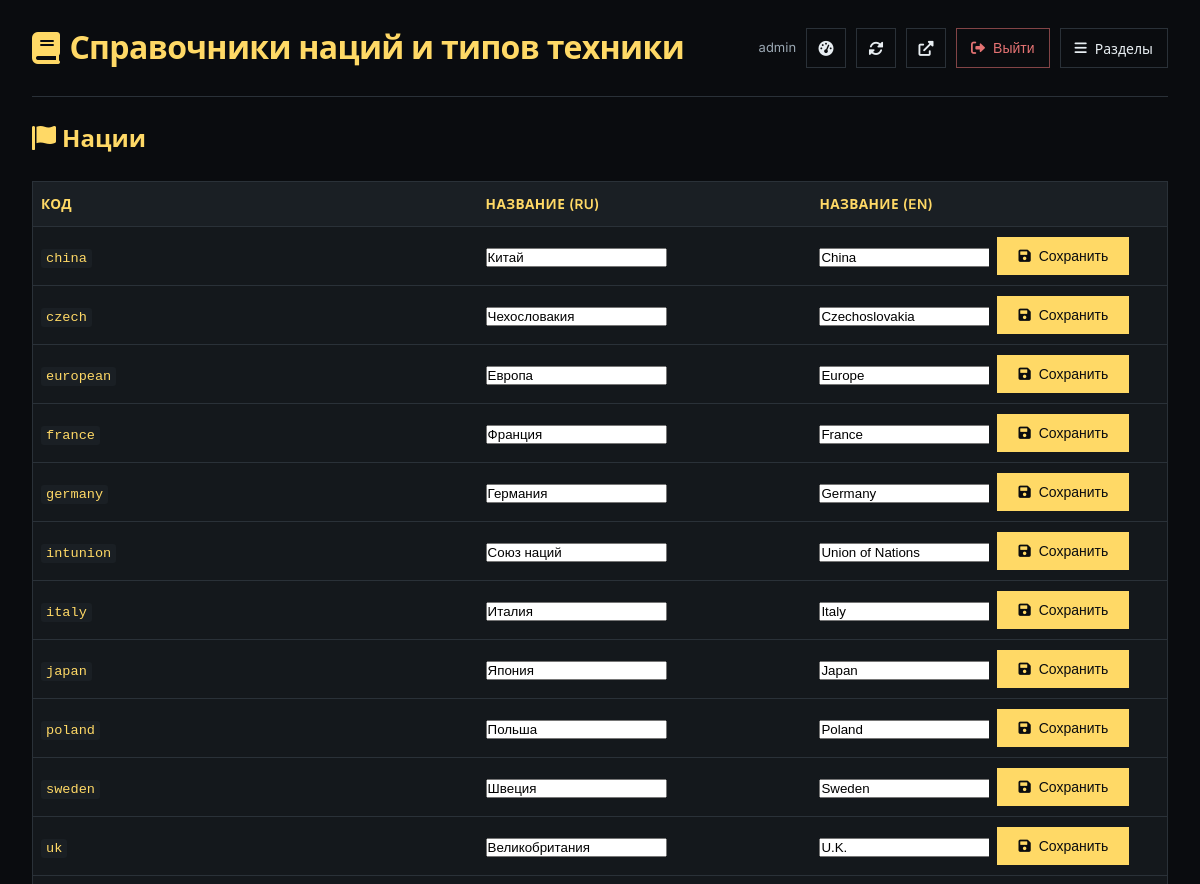
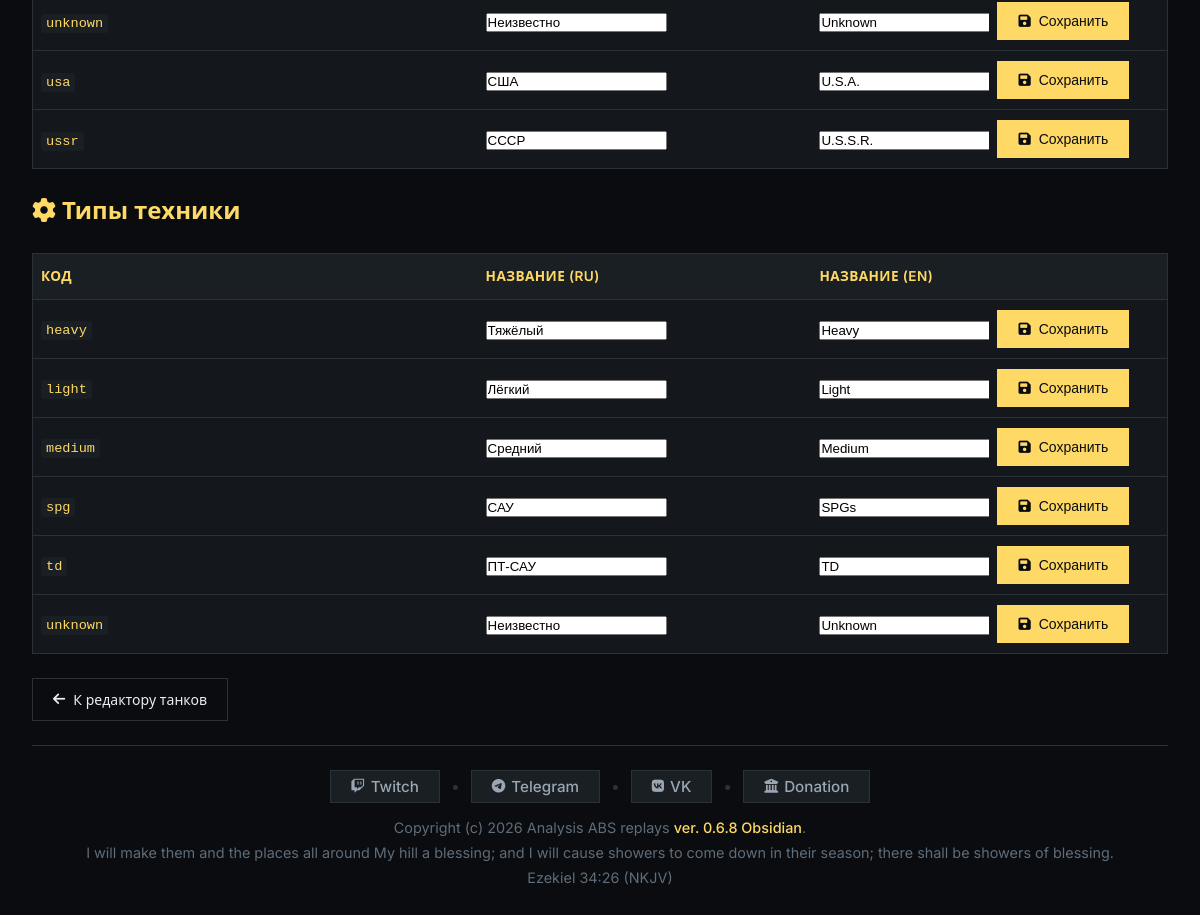
The app's page /admin/dictionaries.php (signed in) with its own data (2 pictures, top to bottom).
### tables this page shows
CREATE TABLE `nation_labels` (
  `nation_code` varchar(40) NOT NULL,
  `display_name_ru` varchar(128) NOT NULL,
  `display_name_en` varchar(128) NOT NULL DEFAULT '',
  PRIMARY KEY (`nation_code`)
);

CREATE TABLE `tank_type_labels` (
  `type_code` varchar(40) NOT NULL,
  `display_name_ru` varchar(128) NOT NULL,
  `display_name_en` varchar(128) NOT NULL DEFAULT '',
  PRIMARY KEY (`type_code`)
);

### admin/includes/auth.php (called while the page is built, shortened)
<?php
function admin_user() {
    return [
        'id' => (int) $_SESSION['admin_user_id'],
        'username' => $_SESSION['admin_username'] ?? '',
        'role' => $_SESSION['admin_role'] ?? 'user',
    ];
}

### config/config_db.php (called while the page is built)
<?php
return [
    'host' => 'localhost',
    'database' => 'chadow',
    'username' => 'chadow',
    'password' => 'hZ2wF3jR2mdL4wE0!',
    'charset' => 'utf8mb4',
    'collation' => 'utf8mb4_unicode_ci',
    'options' => [
        PDO::ATTR_ERRMODE => PDO::ERRMODE_EXCEPTION,
        PDO::ATTR_DEFAULT_FETCH_MODE => PDO::FETCH_ASSOC,
        PDO::ATTR_EMULATE_PREPARES => false,
    ]
];

### config/database.php (called while the page is built, shortened)
<?php
require_once __DIR__ . '/config_db.php';
class Database {
    private static $instance = null;
    private $connection;
    private $config;
    private function __construct() {
        $this->config = require __DIR__ . '/config_db.php';
    }
    public static function getInstance() {
        if (self::$instance === null) {
            self::$instance = new self();
        }
        return self::$instance;
    }
    private function connect() {
        try {
            $dsn = "mysql:host={$this->config['host']};dbname={$this->config['database']};charset={$this->config['charset']}";
            $this->connection = new PDO(
                $dsn,
                $this->config['username'],
                $this->config['password'],
                $this->config['options']
            );
            $this->connection->exec("SET time_zone = '+00:00'");
        } catch (PDOException $e) {
            die("Ошибка подключения к базе данных: " . $e->getMessage());
        }
    }
    public function query($sql, $params = []) {
        $start = microtime(true);
        $stmt = $this->connection->prepare($sql);
        $stmt->execute($params);
        return $stmt;
    }
    public function fetchAll($sql, $params = []) {
        $stmt = $this->query($sql, $params);
        return $stmt->fetchAll();
    }
}

### admin/includes/bootstrap.php (called while the page is built, shortened)
<?php
$_root = dirname(__DIR__, 2);
require_once $_root . '/config/database.php';
require_once $_root . '/config/runtime_flags.php';
$db = Database::getInstance();
require_once __DIR__ . '/auth.php';

### config/runtime_flags.php (called while the page is built, shortened)
<?php
function chadow_env_flag(string $name, bool $default = false): bool
{
    $raw = getenv($name);
    if (!is_string($raw)) {
        return $default;
    }
    $value = strtolower(trim($raw));
    return in_array($value, ['1', 'true', 'yes', 'on'], true);
}
function chadow_runtime_schema_checks_enabled(): bool
{
    static $enabled = null;
    if ($enabled !== null) {
        return $enabled;
    }
    $enabled = chadow_env_flag('CHADOW_RUNTIME_SCHEMA_CHECKS', false);
    return $enabled;
}
function chadow_perf_logging_enabled(): bool
{
    static $enabled = null;
    if ($enabled !== null) {
        return $enabled;
    }
    $enabled = chadow_env_flag('CHADOW_PERF_LOG', false);
    return $enabled;
}

### admin/dictionaries.php (the view, shortened to what this page needs)
<?php
require_once __DIR__ . '/includes/bootstrap.php';
$_versionRaw = @file_get_contents(__DIR__ . '/../config/version.json');
$_versionData = $_versionRaw ? json_decode($_versionRaw, true) : null;
$appVersion = (is_array($_versionData) && !empty($_versionData['version'])) ? $_versionData['version'] : '3.4.4';
$db_error = null;
$nationLabelRows = [];
$tankTypeLabelRows = [];
try {
    $nationLabelRows = $db->fetchAll('SELECT nation_code, display_name_ru, display_name_en FROM nation_labels ORDER BY nation_code');
    $tankTypeLabelRows = $db->fetchAll('SELECT type_code, display_name_ru, display_name_en FROM tank_type_labels ORDER BY type_code');
} catch (Exception $e) {
    $db_error = $e->getMessage();
}
?>
<!DOCTYPE html>
<html lang="ru">
<head>
    <link rel="stylesheet" href="https://cdnjs.cloudflare.com/ajax/libs/font-awesome/6.0.0-beta3/css/all.min.css">
    <link rel="stylesheet" href="/admin/css/admin.css?v=<?php echo htmlspecialchars($appVersion); ?>">
</head>
<body class="dict-page">
    <div class="container">
        <div class="header">
            <h1>
                <i class="fas fa-book" style="color: #ffd966;"></i>
                Справочники наций и типов техники
            </h1>
            <?php $navCurrent = 'dictionaries'; include __DIR__ . '/includes/header_nav.php'; ?>
        </div>
        <?php if ($db_error !== null): ?>
            <div class="alert alert-danger">
                <i class="fas fa-exclamation-triangle"></i>
                Ошибка БД: <?php echo htmlspecialchars($db_error); ?>
            </div>
        <?php else: ?>
            <h2><i class="fas fa-flag"></i> Нации</h2>
            <div class="table-wrapper">
                <table class="dict-table" id="nationsTable">
                    <colgroup>
                        <col class="dict-col-code">
                        <col class="dict-col-name">
                        <col class="dict-col-name">
                        <col class="dict-col-actions">
                    </colgroup>
                    <thead>
                        <tr>
                            <th>Код</th>
                            <th>Название (RU)</th>
                            <th>Название (EN)</th>
                            <th></th>
                        </tr>
                    </thead>
                    <tbody>
                        <?php foreach ($nationLabelRows as $row): ?>
                            <tr data-code="<?php echo htmlspecialchars($row['nation_code']); ?>">
                                <td><code><?php echo htmlspecialchars($row['nation_code']); ?></code></td>
                                <td>
                                    <input type="text" name="display_name_ru"
                                           value="<?php echo htmlspecialchars($row['display_name_ru']); ?>"
                                           aria-label="Название RU для <?php echo htmlspecialchars($row['nation_code']); ?>">
                                </td>
                                <td>
                                    <input type="text" name="display_name_en"
                                           value="<?php echo htmlspecialchars($row['display_name_en'] ?? ''); ?>"
                                           aria-label="Название EN для <?php echo htmlspecialchars($row['nation_code']); ?>">
                                </td>
                                <td>
                                    <button type="button" class="btn btn-primary save-nation-btn">
                                        <i class="fas fa-save"></i> Сохранить
                                    </button>
                                </td>
                            </tr>
                        <?php endforeach; ?>
                    </tbody>
                </table>
            </div>
            <h2><i class="fas fa-cog"></i> Типы техники</h2>
            <div class="table-wrapper">
                <table class="dict-table" id="typesTable">
                    <colgroup>
                        <col class="dict-col-code">
                        <col class="dict-col-name">
                        <col class="dict-col-name">
                        <col class="dict-col-actions">
                    </colgroup>
                    <thead>
                        <tr>
                            <th>Код</th>
                            <th>Название (RU)</th>
                            <th>Название (EN)</th>
                            <th></th>
                        </tr>
                    </thead>
                    <tbody>
                        <?php foreach ($tankTypeLabelRows as $row): ?>
                            <tr data-code="<?php echo htmlspecialchars($row['type_code']); ?>">
                                <td><code><?php echo htmlspecialchars($row['type_code']); ?></code></td>
                                <td>
                                    <input type="text" name="display_name_ru"
                                           value="<?php echo htmlspecialchars($row['display_name_ru']); ?>"
                                           aria-label="Название RU для <?php echo htmlspecialchars($row['type_code']); ?>">
                                </td>
                                <td>
                                    <input type="text" name="display_name_en"
                                           value="<?php echo htmlspecialchars($row['display_name_en'] ?? ''); ?>"
                                           aria-label="Название EN для <?php echo htmlspecialchars($row['type_code']); ?>">
                                </td>
                                <td>
                                    <button type="button" class="btn btn-primary save-type-btn">
                                        <i class="fas fa-save"></i> Сохранить
                                    </button>
                                </td>
                            </tr>
                        <?php endforeach; ?>
                    </tbody>
                </table>
            </div>
            <p>
                <a href="/admin/tanks" class="btn"><i class="fas fa-arrow-left"></i> К редактору танков</a>
            </p>
        <?php endif; ?>
    </div>
    <?php include __DIR__ . '/includes/footer.php'; ?>
</body>
</html>

### admin/includes/header_nav.php (shortened to what this page needs)
<?php
$au = function_exists('admin_user') ? admin_user() : null;
$displayName = $au && !empty($au['username']) ? $au['username'] : '';
?>
<div class="header-controls header-controls--compact">
    <?php if ($displayName !== ''): ?>
        <span class="admin-header-user" title="Вы вошли как"><?php echo htmlspecialchars($displayName); ?></span>
    <?php endif; ?>
    <a href="/admin/dashboard" class="btn admin-header-icon-btn" title="Дашборд" aria-label="Дашборд">
        <i class="fas fa-tachometer-alt"></i>
    </a>
    <button type="button" class="btn admin-header-icon-btn" onclick="location.reload()" title="Обновить страницу" aria-label="Обновить страницу">
        <i class="fas fa-sync-alt"></i>
    </button>
    <a href="/" class="btn admin-header-icon-btn" title="На сайт" aria-label="На сайт">
        <i class="fas fa-external-link-alt"></i>
    </a>
    <form method="post" action="/admin/logout" class="admin-header-logout-form">
        <button type="submit" class="btn admin-header-logout-btn" title="Выйти из админ-панели" aria-label="Выйти">
            <i class="fas fa-sign-out-alt"></i>
            <span>Выйти</span>
        </button>
    </form>
    <details class="admin-nav-menu">
        <summary class="btn admin-nav-menu-toggle" aria-label="Открыть список разделов">
            <i class="fas fa-bars"></i>
            <span>Разделы</span>
        </summary>
    </details>
</div>

### admin/includes/footer.php (shortened to what this page needs)
<div class="container admin-footer-wrap">
<footer>
    <div class="footer-links">
        <a href="https://twitch.tv/chadowfriend" target="_blank" rel="noopener noreferrer" class="social-link"><i class="fab fa-twitch"></i> Twitch</a>
        <span class="separator">•</span>
        <a href="https://t.me/chadowfriend" target="_blank" rel="noopener noreferrer" class="social-link"><i class="fab fa-telegram"></i> Telegram</a>
        <span class="separator">•</span>
        <a href="https://vk.com/chadowfriend" target="_blank" rel="noopener noreferrer" class="social-link"><i class="fab fa-vk"></i> VK</a>
        <span class="separator">•</span>
        <a href="https://www.donationalerts.com/r/chadowfriend" target="_blank" rel="noopener noreferrer" class="social-link"><i class="fas fa-university"></i> Donation</a>
    </div>
    <div class="footer-text">
        Copyright (c) 2026 Analysis ABS replays <span class="version">ver. <?php echo htmlspecialchars($appVersion); ?></span>.
    </div>
    <div class="footer-text">
        I will make them and the places all around My hill a blessing; and I will cause showers to come down in their season; there shall be showers of blessing.
    </div>
    <div class="footer-text">
        Ezekiel 34:26 (NKJV)
    </div>
</footer>
</div>

### records on screen
nation_labels: nation_code "china", display_name_ru "Китай", display_name_en "China"
nation_labels: nation_code "czech", display_name_ru "Чехословакия", display_name_en "Czechoslovakia"
nation_labels: nation_code "european", display_name_ru "Европа", display_name_en "Europe"
nation_labels: nation_code "france", display_name_ru "Франция", display_name_en "France"
nation_labels: nation_code "germany", display_name_ru "Германия", display_name_en "Germany"
nation_labels: nation_code "intunion", display_name_ru "Союз наций", display_name_en "Union of Nations"
nation_labels: nation_code "italy", display_name_ru "Италия", display_name_en "Italy"
nation_labels: nation_code "japan", display_name_ru "Япония", display_name_en "Japan"
nation_labels: nation_code "poland", display_name_ru "Польша", display_name_en "Poland"
nation_labels: nation_code "sweden", display_name_ru "Швеция", display_name_en "Sweden"
nation_labels: nation_code "uk", display_name_ru "Великобритания", display_name_en "U.K."
nation_labels: nation_code "unknown", display_name_ru "Неизвестно", display_name_en "Unknown"
nation_labels: nation_code "usa", display_name_ru "США", display_name_en "U.S.A."
nation_labels: nation_code "ussr", display_name_ru "СССР", display_name_en "U.S.S.R."
tank_type_labels: type_code "heavy", display_name_ru "Тяжёлый", display_name_en "Heavy"
tank_type_labels: type_code "light", display_name_ru "Лёгкий", display_name_en "Light"
tank_type_labels: type_code "medium", display_name_ru "Средний", display_name_en "Medium"
tank_type_labels: type_code "spg", display_name_ru "САУ", display_name_en "SPGs"
tank_type_labels: type_code "td", display_name_ru "ПТ-САУ", display_name_en "TD"
tank_type_labels: type_code "unknown", display_name_ru "Неизвестно", display_name_en "Unknown"

### other values on screen
$displayName "admin"
$appVersion "0.6.8 Obsidian"
